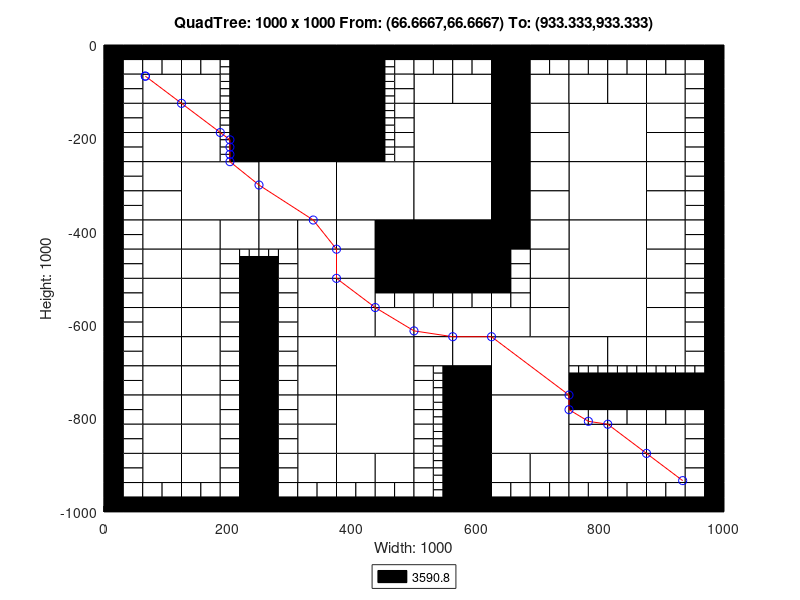

The MATLAB script that drew this image:
axis([0 1000 -1000 0]);
title('QuadTree: 1000 x 1000 From: (66.6667,66.6667) To: (933.333,933.333)');
xlabel('Width: 1000');
ylabel('Height: 1000');
rectangle('Position',[250 -125 125 125], 'FaceColor',[0 0 0]);
rectangle('Position',[250 -250 125 125], 'FaceColor',[0 0 0]);
rectangle('Position',[125 -375 125 125], 'FaceColor',[1 1 1]);
rectangle('Position',[250 -375 125 125], 'FaceColor',[1 1 1]);
rectangle('Position',[375 -375 125 125], 'FaceColor',[1 1 1]);
rectangle('Position',[500 -250 125 125], 'FaceColor',[1 1 1]);
rectangle('Position',[750 -250 125 125], 'FaceColor',[1 1 1]);
rectangle('Position',[500 -375 125 125], 'FaceColor',[1 1 1]);
rectangle('Position',[500 -500 125 125], 'FaceColor',[0 0 0]);
rectangle('Position',[750 -375 125 125], 'FaceColor',[1 1 1]);
rectangle('Position',[750 -500 125 125], 'FaceColor',[1 1 1]);
rectangle('Position',[375 -750 125 125], 'FaceColor',[1 1 1]);
rectangle('Position',[375 -875 125 125], 'FaceColor',[1 1 1]);
rectangle('Position',[625 -750 125 125], 'FaceColor',[1 1 1]);
rectangle('Position',[750 -625 125 125], 'FaceColor',[1 1 1]);
rectangle('Position',[625 -875 125 125], 'FaceColor',[1 1 1]);
rectangle('Position',[62.5 -125 62.5 62.5], 'FaceColor',[1 1 1]);
rectangle('Position',[125 -125 62.5 62.5], 'FaceColor',[1 1 1]);
rectangle('Position',[62.5 -187.5 62.5 62.5], 'FaceColor',[1 1 1]);
rectangle('Position',[62.5 -250 62.5 62.5], 'FaceColor',[1 1 1]);
rectangle('Position',[125 -187.5 62.5 62.5], 'FaceColor',[1 1 1]);
rectangle('Position',[125 -250 62.5 62.5], 'FaceColor',[1 1 1]);
rectangle('Position',[375 -62.5 62.5 62.5], 'FaceColor',[0 0 0]);
rectangle('Position',[375 -125 62.5 62.5], 'FaceColor',[0 0 0]);
rectangle('Position',[375 -187.5 62.5 62.5], 'FaceColor',[0 0 0]);
rectangle('Position',[375 -250 62.5 62.5], 'FaceColor',[0 0 0]);
rectangle('Position',[62.5 -312.5 62.5 62.5], 'FaceColor',[1 1 1]);
rectangle('Position',[62.5 -375 62.5 62.5], 'FaceColor',[1 1 1]);
rectangle('Position',[62.5 -437.5 62.5 62.5], 'FaceColor',[1 1 1]);
rectangle('Position',[62.5 -500 62.5 62.5], 'FaceColor',[1 1 1]);
rectangle('Position',[125 -437.5 62.5 62.5], 'FaceColor',[1 1 1]);
rectangle('Position',[187.5 -437.5 62.5 62.5], 'FaceColor',[1 1 1]);
rectangle('Position',[125 -500 62.5 62.5], 'FaceColor',[1 1 1]);
rectangle('Position',[250 -437.5 62.5 62.5], 'FaceColor',[1 1 1]);
rectangle('Position',[312.5 -437.5 62.5 62.5], 'FaceColor',[1 1 1]);
rectangle('Position',[312.5 -500 62.5 62.5], 'FaceColor',[1 1 1]);
rectangle('Position',[375 -437.5 62.5 62.5], 'FaceColor',[1 1 1]);
rectangle('Position',[437.5 -437.5 62.5 62.5], 'FaceColor',[0 0 0]);
rectangle('Position',[375 -500 62.5 62.5], 'FaceColor',[1 1 1]);
rectangle('Position',[437.5 -500 62.5 62.5], 'FaceColor',[0 0 0]);
rectangle('Position',[500 -125 62.5 62.5], 'FaceColor',[1 1 1]);
rectangle('Position',[562.5 -125 62.5 62.5], 'FaceColor',[1 1 1]);
rectangle('Position',[625 -62.5 62.5 62.5], 'FaceColor',[0 0 0]);
rectangle('Position',[625 -125 62.5 62.5], 'FaceColor',[0 0 0]);
rectangle('Position',[687.5 -125 62.5 62.5], 'FaceColor',[1 1 1]);
rectangle('Position',[625 -187.5 62.5 62.5], 'FaceColor',[0 0 0]);
rectangle('Position',[687.5 -187.5 62.5 62.5], 'FaceColor',[1 1 1]);
rectangle('Position',[625 -250 62.5 62.5], 'FaceColor',[0 0 0]);
rectangle('Position',[687.5 -250 62.5 62.5], 'FaceColor',[1 1 1]);
rectangle('Position',[750 -125 62.5 62.5], 'FaceColor',[1 1 1]);
rectangle('Position',[812.5 -125 62.5 62.5], 'FaceColor',[1 1 1]);
rectangle('Position',[875 -125 62.5 62.5], 'FaceColor',[1 1 1]);
rectangle('Position',[875 -187.5 62.5 62.5], 'FaceColor',[1 1 1]);
rectangle('Position',[875 -250 62.5 62.5], 'FaceColor',[1 1 1]);
rectangle('Position',[625 -312.5 62.5 62.5], 'FaceColor',[0 0 0]);
rectangle('Position',[687.5 -312.5 62.5 62.5], 'FaceColor',[1 1 1]);
rectangle('Position',[625 -375 62.5 62.5], 'FaceColor',[0 0 0]);
rectangle('Position',[687.5 -375 62.5 62.5], 'FaceColor',[1 1 1]);
rectangle('Position',[625 -437.5 62.5 62.5], 'FaceColor',[0 0 0]);
rectangle('Position',[687.5 -437.5 62.5 62.5], 'FaceColor',[1 1 1]);
rectangle('Position',[687.5 -500 62.5 62.5], 'FaceColor',[1 1 1]);
rectangle('Position',[875 -312.5 62.5 62.5], 'FaceColor',[1 1 1]);
rectangle('Position',[875 -375 62.5 62.5], 'FaceColor',[1 1 1]);
rectangle('Position',[875 -437.5 62.5 62.5], 'FaceColor',[1 1 1]);
rectangle('Position',[875 -500 62.5 62.5], 'FaceColor',[1 1 1]);
rectangle('Position',[62.5 -562.5 62.5 62.5], 'FaceColor',[1 1 1]);
rectangle('Position',[62.5 -625 62.5 62.5], 'FaceColor',[1 1 1]);
rectangle('Position',[125 -562.5 62.5 62.5], 'FaceColor',[1 1 1]);
rectangle('Position',[125 -625 62.5 62.5], 'FaceColor',[1 1 1]);
rectangle('Position',[62.5 -687.5 62.5 62.5], 'FaceColor',[1 1 1]);
rectangle('Position',[62.5 -750 62.5 62.5], 'FaceColor',[1 1 1]);
rectangle('Position',[125 -687.5 62.5 62.5], 'FaceColor',[1 1 1]);
rectangle('Position',[125 -750 62.5 62.5], 'FaceColor',[1 1 1]);
rectangle('Position',[312.5 -562.5 62.5 62.5], 'FaceColor',[1 1 1]);
rectangle('Position',[312.5 -625 62.5 62.5], 'FaceColor',[1 1 1]);
rectangle('Position',[375 -562.5 62.5 62.5], 'FaceColor',[1 1 1]);
rectangle('Position',[375 -625 62.5 62.5], 'FaceColor',[1 1 1]);
rectangle('Position',[437.5 -625 62.5 62.5], 'FaceColor',[1 1 1]);
rectangle('Position',[312.5 -687.5 62.5 62.5], 'FaceColor',[1 1 1]);
rectangle('Position',[312.5 -750 62.5 62.5], 'FaceColor',[1 1 1]);
rectangle('Position',[62.5 -812.5 62.5 62.5], 'FaceColor',[1 1 1]);
rectangle('Position',[62.5 -875 62.5 62.5], 'FaceColor',[1 1 1]);
rectangle('Position',[125 -812.5 62.5 62.5], 'FaceColor',[1 1 1]);
rectangle('Position',[125 -875 62.5 62.5], 'FaceColor',[1 1 1]);
rectangle('Position',[62.5 -937.5 62.5 62.5], 'FaceColor',[1 1 1]);
rectangle('Position',[125 -937.5 62.5 62.5], 'FaceColor',[1 1 1]);
rectangle('Position',[312.5 -812.5 62.5 62.5], 'FaceColor',[1 1 1]);
rectangle('Position',[312.5 -875 62.5 62.5], 'FaceColor',[1 1 1]);
rectangle('Position',[312.5 -937.5 62.5 62.5], 'FaceColor',[1 1 1]);
rectangle('Position',[375 -937.5 62.5 62.5], 'FaceColor',[1 1 1]);
rectangle('Position',[437.5 -937.5 62.5 62.5], 'FaceColor',[1 1 1]);
rectangle('Position',[500 -625 62.5 62.5], 'FaceColor',[1 1 1]);
rectangle('Position',[562.5 -625 62.5 62.5], 'FaceColor',[1 1 1]);
rectangle('Position',[687.5 -562.5 62.5 62.5], 'FaceColor',[1 1 1]);
rectangle('Position',[625 -625 62.5 62.5], 'FaceColor',[1 1 1]);
rectangle('Position',[687.5 -625 62.5 62.5], 'FaceColor',[1 1 1]);
rectangle('Position',[500 -687.5 62.5 62.5], 'FaceColor',[1 1 1]);
rectangle('Position',[562.5 -687.5 62.5 62.5], 'FaceColor',[1 1 1]);
rectangle('Position',[562.5 -750 62.5 62.5], 'FaceColor',[0 0 0]);
rectangle('Position',[875 -562.5 62.5 62.5], 'FaceColor',[1 1 1]);
rectangle('Position',[875 -625 62.5 62.5], 'FaceColor',[1 1 1]);
rectangle('Position',[750 -687.5 62.5 62.5], 'FaceColor',[1 1 1]);
rectangle('Position',[812.5 -687.5 62.5 62.5], 'FaceColor',[1 1 1]);
rectangle('Position',[875 -687.5 62.5 62.5], 'FaceColor',[1 1 1]);
rectangle('Position',[562.5 -812.5 62.5 62.5], 'FaceColor',[0 0 0]);
rectangle('Position',[562.5 -875 62.5 62.5], 'FaceColor',[0 0 0]);
rectangle('Position',[562.5 -937.5 62.5 62.5], 'FaceColor',[0 0 0]);
rectangle('Position',[562.5 -1000 62.5 62.5], 'FaceColor',[0 0 0]);
rectangle('Position',[625 -937.5 62.5 62.5], 'FaceColor',[1 1 1]);
rectangle('Position',[687.5 -937.5 62.5 62.5], 'FaceColor',[1 1 1]);
rectangle('Position',[750 -875 62.5 62.5], 'FaceColor',[1 1 1]);
rectangle('Position',[812.5 -875 62.5 62.5], 'FaceColor',[1 1 1]);
rectangle('Position',[875 -875 62.5 62.5], 'FaceColor',[1 1 1]);
rectangle('Position',[750 -937.5 62.5 62.5], 'FaceColor',[1 1 1]);
rectangle('Position',[812.5 -937.5 62.5 62.5], 'FaceColor',[1 1 1]);
rectangle('Position',[875 -937.5 62.5 62.5], 'FaceColor',[1 1 1]);
rectangle('Position',[0 -31.25 31.25 31.25], 'FaceColor',[0 0 0]);
rectangle('Position',[31.25 -31.25 31.25 31.25], 'FaceColor',[0 0 0]);
rectangle('Position',[0 -62.5 31.25 31.25], 'FaceColor',[0 0 0]);
rectangle('Position',[31.25 -62.5 31.25 31.25], 'FaceColor',[1 1 1]);
rectangle('Position',[62.5 -31.25 31.25 31.25], 'FaceColor',[0 0 0]);
rectangle('Position',[93.75 -31.25 31.25 31.25], 'FaceColor',[0 0 0]);
rectangle('Position',[62.5 -62.5 31.25 31.25], 'FaceColor',[1 1 1]);
rectangle('Position',[93.75 -62.5 31.25 31.25], 'FaceColor',[1 1 1]);
rectangle('Position',[0 -93.75 31.25 31.25], 'FaceColor',[0 0 0]);
rectangle('Position',[31.25 -93.75 31.25 31.25], 'FaceColor',[1 1 1]);
rectangle('Position',[0 -125 31.25 31.25], 'FaceColor',[0 0 0]);
rectangle('Position',[31.25 -125 31.25 31.25], 'FaceColor',[1 1 1]);
rectangle('Position',[125 -31.25 31.25 31.25], 'FaceColor',[0 0 0]);
rectangle('Position',[156.25 -31.25 31.25 31.25], 'FaceColor',[0 0 0]);
rectangle('Position',[125 -62.5 31.25 31.25], 'FaceColor',[1 1 1]);
rectangle('Position',[156.25 -62.5 31.25 31.25], 'FaceColor',[1 1 1]);
rectangle('Position',[187.5 -31.25 31.25 31.25], 'FaceColor',[0 0 0]);
rectangle('Position',[218.75 -31.25 31.25 31.25], 'FaceColor',[0 0 0]);
rectangle('Position',[218.75 -62.5 31.25 31.25], 'FaceColor',[0 0 0]);
rectangle('Position',[218.75 -93.75 31.25 31.25], 'FaceColor',[0 0 0]);
rectangle('Position',[218.75 -125 31.25 31.25], 'FaceColor',[0 0 0]);
rectangle('Position',[0 -156.25 31.25 31.25], 'FaceColor',[0 0 0]);
rectangle('Position',[31.25 -156.25 31.25 31.25], 'FaceColor',[1 1 1]);
rectangle('Position',[0 -187.5 31.25 31.25], 'FaceColor',[0 0 0]);
rectangle('Position',[31.25 -187.5 31.25 31.25], 'FaceColor',[1 1 1]);
rectangle('Position',[0 -218.75 31.25 31.25], 'FaceColor',[0 0 0]);
rectangle('Position',[31.25 -218.75 31.25 31.25], 'FaceColor',[1 1 1]);
rectangle('Position',[0 -250 31.25 31.25], 'FaceColor',[0 0 0]);
rectangle('Position',[31.25 -250 31.25 31.25], 'FaceColor',[1 1 1]);
rectangle('Position',[218.75 -156.25 31.25 31.25], 'FaceColor',[0 0 0]);
rectangle('Position',[218.75 -187.5 31.25 31.25], 'FaceColor',[0 0 0]);
rectangle('Position',[218.75 -218.75 31.25 31.25], 'FaceColor',[0 0 0]);
rectangle('Position',[218.75 -250 31.25 31.25], 'FaceColor',[0 0 0]);
rectangle('Position',[437.5 -31.25 31.25 31.25], 'FaceColor',[0 0 0]);
rectangle('Position',[468.75 -31.25 31.25 31.25], 'FaceColor',[0 0 0]);
rectangle('Position',[468.75 -62.5 31.25 31.25], 'FaceColor',[1 1 1]);
rectangle('Position',[468.75 -93.75 31.25 31.25], 'FaceColor',[1 1 1]);
rectangle('Position',[468.75 -125 31.25 31.25], 'FaceColor',[1 1 1]);
rectangle('Position',[468.75 -156.25 31.25 31.25], 'FaceColor',[1 1 1]);
rectangle('Position',[468.75 -187.5 31.25 31.25], 'FaceColor',[1 1 1]);
rectangle('Position',[468.75 -218.75 31.25 31.25], 'FaceColor',[1 1 1]);
rectangle('Position',[468.75 -250 31.25 31.25], 'FaceColor',[1 1 1]);
rectangle('Position',[0 -281.25 31.25 31.25], 'FaceColor',[0 0 0]);
rectangle('Position',[31.25 -281.25 31.25 31.25], 'FaceColor',[1 1 1]);
rectangle('Position',[0 -312.5 31.25 31.25], 'FaceColor',[0 0 0]);
rectangle('Position',[31.25 -312.5 31.25 31.25], 'FaceColor',[1 1 1]);
rectangle('Position',[0 -343.75 31.25 31.25], 'FaceColor',[0 0 0]);
rectangle('Position',[31.25 -343.75 31.25 31.25], 'FaceColor',[1 1 1]);
rectangle('Position',[0 -375 31.25 31.25], 'FaceColor',[0 0 0]);
rectangle('Position',[31.25 -375 31.25 31.25], 'FaceColor',[1 1 1]);
rectangle('Position',[0 -406.25 31.25 31.25], 'FaceColor',[0 0 0]);
rectangle('Position',[31.25 -406.25 31.25 31.25], 'FaceColor',[1 1 1]);
rectangle('Position',[0 -437.5 31.25 31.25], 'FaceColor',[0 0 0]);
rectangle('Position',[31.25 -437.5 31.25 31.25], 'FaceColor',[1 1 1]);
rectangle('Position',[0 -468.75 31.25 31.25], 'FaceColor',[0 0 0]);
rectangle('Position',[31.25 -468.75 31.25 31.25], 'FaceColor',[1 1 1]);
rectangle('Position',[0 -500 31.25 31.25], 'FaceColor',[0 0 0]);
rectangle('Position',[31.25 -500 31.25 31.25], 'FaceColor',[1 1 1]);
rectangle('Position',[187.5 -468.75 31.25 31.25], 'FaceColor',[1 1 1]);
rectangle('Position',[187.5 -500 31.25 31.25], 'FaceColor',[1 1 1]);
rectangle('Position',[218.75 -500 31.25 31.25], 'FaceColor',[0 0 0]);
rectangle('Position',[281.25 -468.75 31.25 31.25], 'FaceColor',[1 1 1]);
rectangle('Position',[250 -500 31.25 31.25], 'FaceColor',[0 0 0]);
rectangle('Position',[281.25 -500 31.25 31.25], 'FaceColor',[1 1 1]);
rectangle('Position',[500 -31.25 31.25 31.25], 'FaceColor',[0 0 0]);
rectangle('Position',[531.25 -31.25 31.25 31.25], 'FaceColor',[0 0 0]);
rectangle('Position',[500 -62.5 31.25 31.25], 'FaceColor',[1 1 1]);
rectangle('Position',[531.25 -62.5 31.25 31.25], 'FaceColor',[1 1 1]);
rectangle('Position',[562.5 -31.25 31.25 31.25], 'FaceColor',[0 0 0]);
rectangle('Position',[593.75 -31.25 31.25 31.25], 'FaceColor',[0 0 0]);
rectangle('Position',[562.5 -62.5 31.25 31.25], 'FaceColor',[1 1 1]);
rectangle('Position',[593.75 -62.5 31.25 31.25], 'FaceColor',[1 1 1]);
rectangle('Position',[687.5 -31.25 31.25 31.25], 'FaceColor',[0 0 0]);
rectangle('Position',[718.75 -31.25 31.25 31.25], 'FaceColor',[0 0 0]);
rectangle('Position',[687.5 -62.5 31.25 31.25], 'FaceColor',[1 1 1]);
rectangle('Position',[718.75 -62.5 31.25 31.25], 'FaceColor',[1 1 1]);
rectangle('Position',[750 -31.25 31.25 31.25], 'FaceColor',[0 0 0]);
rectangle('Position',[781.25 -31.25 31.25 31.25], 'FaceColor',[0 0 0]);
rectangle('Position',[750 -62.5 31.25 31.25], 'FaceColor',[1 1 1]);
rectangle('Position',[781.25 -62.5 31.25 31.25], 'FaceColor',[1 1 1]);
rectangle('Position',[812.5 -31.25 31.25 31.25], 'FaceColor',[0 0 0]);
rectangle('Position',[843.75 -31.25 31.25 31.25], 'FaceColor',[0 0 0]);
rectangle('Position',[812.5 -62.5 31.25 31.25], 'FaceColor',[1 1 1]);
rectangle('Position',[843.75 -62.5 31.25 31.25], 'FaceColor',[1 1 1]);
rectangle('Position',[875 -31.25 31.25 31.25], 'FaceColor',[0 0 0]);
rectangle('Position',[906.25 -31.25 31.25 31.25], 'FaceColor',[0 0 0]);
rectangle('Position',[875 -62.5 31.25 31.25], 'FaceColor',[1 1 1]);
rectangle('Position',[906.25 -62.5 31.25 31.25], 'FaceColor',[1 1 1]);
rectangle('Position',[937.5 -31.25 31.25 31.25], 'FaceColor',[0 0 0]);
rectangle('Position',[968.75 -31.25 31.25 31.25], 'FaceColor',[0 0 0]);
rectangle('Position',[937.5 -62.5 31.25 31.25], 'FaceColor',[1 1 1]);
rectangle('Position',[968.75 -62.5 31.25 31.25], 'FaceColor',[0 0 0]);
rectangle('Position',[937.5 -93.75 31.25 31.25], 'FaceColor',[1 1 1]);
rectangle('Position',[968.75 -93.75 31.25 31.25], 'FaceColor',[0 0 0]);
rectangle('Position',[937.5 -125 31.25 31.25], 'FaceColor',[1 1 1]);
rectangle('Position',[968.75 -125 31.25 31.25], 'FaceColor',[0 0 0]);
rectangle('Position',[937.5 -156.25 31.25 31.25], 'FaceColor',[1 1 1]);
rectangle('Position',[968.75 -156.25 31.25 31.25], 'FaceColor',[0 0 0]);
rectangle('Position',[937.5 -187.5 31.25 31.25], 'FaceColor',[1 1 1]);
rectangle('Position',[968.75 -187.5 31.25 31.25], 'FaceColor',[0 0 0]);
rectangle('Position',[937.5 -218.75 31.25 31.25], 'FaceColor',[1 1 1]);
rectangle('Position',[968.75 -218.75 31.25 31.25], 'FaceColor',[0 0 0]);
rectangle('Position',[937.5 -250 31.25 31.25], 'FaceColor',[1 1 1]);
rectangle('Position',[968.75 -250 31.25 31.25], 'FaceColor',[0 0 0]);
rectangle('Position',[625 -468.75 31.25 31.25], 'FaceColor',[0 0 0]);
rectangle('Position',[656.25 -468.75 31.25 31.25], 'FaceColor',[1 1 1]);
rectangle('Position',[625 -500 31.25 31.25], 'FaceColor',[0 0 0]);
rectangle('Position',[656.25 -500 31.25 31.25], 'FaceColor',[1 1 1]);
rectangle('Position',[937.5 -281.25 31.25 31.25], 'FaceColor',[1 1 1]);
rectangle('Position',[968.75 -281.25 31.25 31.25], 'FaceColor',[0 0 0]);
rectangle('Position',[937.5 -312.5 31.25 31.25], 'FaceColor',[1 1 1]);
rectangle('Position',[968.75 -312.5 31.25 31.25], 'FaceColor',[0 0 0]);
rectangle('Position',[937.5 -343.75 31.25 31.25], 'FaceColor',[1 1 1]);
rectangle('Position',[968.75 -343.75 31.25 31.25], 'FaceColor',[0 0 0]);
rectangle('Position',[937.5 -375 31.25 31.25], 'FaceColor',[1 1 1]);
rectangle('Position',[968.75 -375 31.25 31.25], 'FaceColor',[0 0 0]);
rectangle('Position',[937.5 -406.25 31.25 31.25], 'FaceColor',[1 1 1]);
rectangle('Position',[968.75 -406.25 31.25 31.25], 'FaceColor',[0 0 0]);
rectangle('Position',[937.5 -437.5 31.25 31.25], 'FaceColor',[1 1 1]);
rectangle('Position',[968.75 -437.5 31.25 31.25], 'FaceColor',[0 0 0]);
rectangle('Position',[937.5 -468.75 31.25 31.25], 'FaceColor',[1 1 1]);
rectangle('Position',[968.75 -468.75 31.25 31.25], 'FaceColor',[0 0 0]);
rectangle('Position',[937.5 -500 31.25 31.25], 'FaceColor',[1 1 1]);
rectangle('Position',[968.75 -500 31.25 31.25], 'FaceColor',[0 0 0]);
rectangle('Position',[0 -531.25 31.25 31.25], 'FaceColor',[0 0 0]);
rectangle('Position',[31.25 -531.25 31.25 31.25], 'FaceColor',[1 1 1]);
rectangle('Position',[0 -562.5 31.25 31.25], 'FaceColor',[0 0 0]);
rectangle('Position',[31.25 -562.5 31.25 31.25], 'FaceColor',[1 1 1]);
rectangle('Position',[0 -593.75 31.25 31.25], 'FaceColor',[0 0 0]);
rectangle('Position',[31.25 -593.75 31.25 31.25], 'FaceColor',[1 1 1]);
rectangle('Position',[0 -625 31.25 31.25], 'FaceColor',[0 0 0]);
rectangle('Position',[31.25 -625 31.25 31.25], 'FaceColor',[1 1 1]);
rectangle('Position',[187.5 -531.25 31.25 31.25], 'FaceColor',[1 1 1]);
rectangle('Position',[218.75 -531.25 31.25 31.25], 'FaceColor',[0 0 0]);
rectangle('Position',[187.5 -562.5 31.25 31.25], 'FaceColor',[1 1 1]);
rectangle('Position',[218.75 -562.5 31.25 31.25], 'FaceColor',[0 0 0]);
rectangle('Position',[187.5 -593.75 31.25 31.25], 'FaceColor',[1 1 1]);
rectangle('Position',[218.75 -593.75 31.25 31.25], 'FaceColor',[0 0 0]);
rectangle('Position',[187.5 -625 31.25 31.25], 'FaceColor',[1 1 1]);
rectangle('Position',[218.75 -625 31.25 31.25], 'FaceColor',[0 0 0]);
rectangle('Position',[0 -656.25 31.25 31.25], 'FaceColor',[0 0 0]);
rectangle('Position',[31.25 -656.25 31.25 31.25], 'FaceColor',[1 1 1]);
rectangle('Position',[0 -687.5 31.25 31.25], 'FaceColor',[0 0 0]);
rectangle('Position',[31.25 -687.5 31.25 31.25], 'FaceColor',[1 1 1]);
rectangle('Position',[0 -718.75 31.25 31.25], 'FaceColor',[0 0 0]);
rectangle('Position',[31.25 -718.75 31.25 31.25], 'FaceColor',[1 1 1]);
rectangle('Position',[0 -750 31.25 31.25], 'FaceColor',[0 0 0]);
rectangle('Position',[31.25 -750 31.25 31.25], 'FaceColor',[1 1 1]);
rectangle('Position',[187.5 -656.25 31.25 31.25], 'FaceColor',[1 1 1]);
rectangle('Position',[218.75 -656.25 31.25 31.25], 'FaceColor',[0 0 0]);
rectangle('Position',[187.5 -687.5 31.25 31.25], 'FaceColor',[1 1 1]);
rectangle('Position',[218.75 -687.5 31.25 31.25], 'FaceColor',[0 0 0]);
rectangle('Position',[187.5 -718.75 31.25 31.25], 'FaceColor',[1 1 1]);
rectangle('Position',[218.75 -718.75 31.25 31.25], 'FaceColor',[0 0 0]);
rectangle('Position',[187.5 -750 31.25 31.25], 'FaceColor',[1 1 1]);
rectangle('Position',[218.75 -750 31.25 31.25], 'FaceColor',[0 0 0]);
rectangle('Position',[250 -531.25 31.25 31.25], 'FaceColor',[0 0 0]);
rectangle('Position',[281.25 -531.25 31.25 31.25], 'FaceColor',[1 1 1]);
rectangle('Position',[250 -562.5 31.25 31.25], 'FaceColor',[0 0 0]);
rectangle('Position',[281.25 -562.5 31.25 31.25], 'FaceColor',[1 1 1]);
rectangle('Position',[250 -593.75 31.25 31.25], 'FaceColor',[0 0 0]);
rectangle('Position',[281.25 -593.75 31.25 31.25], 'FaceColor',[1 1 1]);
rectangle('Position',[250 -625 31.25 31.25], 'FaceColor',[0 0 0]);
rectangle('Position',[281.25 -625 31.25 31.25], 'FaceColor',[1 1 1]);
rectangle('Position',[437.5 -531.25 31.25 31.25], 'FaceColor',[0 0 0]);
rectangle('Position',[468.75 -531.25 31.25 31.25], 'FaceColor',[0 0 0]);
rectangle('Position',[437.5 -562.5 31.25 31.25], 'FaceColor',[1 1 1]);
rectangle('Position',[468.75 -562.5 31.25 31.25], 'FaceColor',[1 1 1]);
rectangle('Position',[250 -656.25 31.25 31.25], 'FaceColor',[0 0 0]);
rectangle('Position',[281.25 -656.25 31.25 31.25], 'FaceColor',[1 1 1]);
rectangle('Position',[250 -687.5 31.25 31.25], 'FaceColor',[0 0 0]);
rectangle('Position',[281.25 -687.5 31.25 31.25], 'FaceColor',[1 1 1]);
rectangle('Position',[250 -718.75 31.25 31.25], 'FaceColor',[0 0 0]);
rectangle('Position',[281.25 -718.75 31.25 31.25], 'FaceColor',[1 1 1]);
rectangle('Position',[250 -750 31.25 31.25], 'FaceColor',[0 0 0]);
rectangle('Position',[281.25 -750 31.25 31.25], 'FaceColor',[1 1 1]);
rectangle('Position',[0 -781.25 31.25 31.25], 'FaceColor',[0 0 0]);
rectangle('Position',[31.25 -781.25 31.25 31.25], 'FaceColor',[1 1 1]);
rectangle('Position',[0 -812.5 31.25 31.25], 'FaceColor',[0 0 0]);
rectangle('Position',[31.25 -812.5 31.25 31.25], 'FaceColor',[1 1 1]);
rectangle('Position',[0 -843.75 31.25 31.25], 'FaceColor',[0 0 0]);
rectangle('Position',[31.25 -843.75 31.25 31.25], 'FaceColor',[1 1 1]);
rectangle('Position',[0 -875 31.25 31.25], 'FaceColor',[0 0 0]);
rectangle('Position',[31.25 -875 31.25 31.25], 'FaceColor',[1 1 1]);
rectangle('Position',[187.5 -781.25 31.25 31.25], 'FaceColor',[1 1 1]);
rectangle('Position',[218.75 -781.25 31.25 31.25], 'FaceColor',[0 0 0]);
rectangle('Position',[187.5 -812.5 31.25 31.25], 'FaceColor',[1 1 1]);
rectangle('Position',[218.75 -812.5 31.25 31.25], 'FaceColor',[0 0 0]);
rectangle('Position',[187.5 -843.75 31.25 31.25], 'FaceColor',[1 1 1]);
rectangle('Position',[218.75 -843.75 31.25 31.25], 'FaceColor',[0 0 0]);
rectangle('Position',[187.5 -875 31.25 31.25], 'FaceColor',[1 1 1]);
rectangle('Position',[218.75 -875 31.25 31.25], 'FaceColor',[0 0 0]);
rectangle('Position',[0 -906.25 31.25 31.25], 'FaceColor',[0 0 0]);
rectangle('Position',[31.25 -906.25 31.25 31.25], 'FaceColor',[1 1 1]);
rectangle('Position',[0 -937.5 31.25 31.25], 'FaceColor',[0 0 0]);
rectangle('Position',[31.25 -937.5 31.25 31.25], 'FaceColor',[1 1 1]);
rectangle('Position',[0 -968.75 31.25 31.25], 'FaceColor',[0 0 0]);
rectangle('Position',[31.25 -968.75 31.25 31.25], 'FaceColor',[1 1 1]);
rectangle('Position',[0 -1000 31.25 31.25], 'FaceColor',[0 0 0]);
rectangle('Position',[31.25 -1000 31.25 31.25], 'FaceColor',[0 0 0]);
rectangle('Position',[62.5 -968.75 31.25 31.25], 'FaceColor',[1 1 1]);
rectangle('Position',[93.75 -968.75 31.25 31.25], 'FaceColor',[1 1 1]);
rectangle('Position',[62.5 -1000 31.25 31.25], 'FaceColor',[0 0 0]);
rectangle('Position',[93.75 -1000 31.25 31.25], 'FaceColor',[0 0 0]);
rectangle('Position',[187.5 -906.25 31.25 31.25], 'FaceColor',[1 1 1]);
rectangle('Position',[218.75 -906.25 31.25 31.25], 'FaceColor',[0 0 0]);
rectangle('Position',[187.5 -937.5 31.25 31.25], 'FaceColor',[1 1 1]);
rectangle('Position',[218.75 -937.5 31.25 31.25], 'FaceColor',[0 0 0]);
rectangle('Position',[125 -968.75 31.25 31.25], 'FaceColor',[1 1 1]);
rectangle('Position',[156.25 -968.75 31.25 31.25], 'FaceColor',[1 1 1]);
rectangle('Position',[125 -1000 31.25 31.25], 'FaceColor',[0 0 0]);
rectangle('Position',[156.25 -1000 31.25 31.25], 'FaceColor',[0 0 0]);
rectangle('Position',[187.5 -968.75 31.25 31.25], 'FaceColor',[1 1 1]);
rectangle('Position',[218.75 -968.75 31.25 31.25], 'FaceColor',[0 0 0]);
rectangle('Position',[187.5 -1000 31.25 31.25], 'FaceColor',[0 0 0]);
rectangle('Position',[218.75 -1000 31.25 31.25], 'FaceColor',[0 0 0]);
rectangle('Position',[250 -781.25 31.25 31.25], 'FaceColor',[0 0 0]);
rectangle('Position',[281.25 -781.25 31.25 31.25], 'FaceColor',[1 1 1]);
rectangle('Position',[250 -812.5 31.25 31.25], 'FaceColor',[0 0 0]);
rectangle('Position',[281.25 -812.5 31.25 31.25], 'FaceColor',[1 1 1]);
rectangle('Position',[250 -843.75 31.25 31.25], 'FaceColor',[0 0 0]);
rectangle('Position',[281.25 -843.75 31.25 31.25], 'FaceColor',[1 1 1]);
rectangle('Position',[250 -875 31.25 31.25], 'FaceColor',[0 0 0]);
rectangle('Position',[281.25 -875 31.25 31.25], 'FaceColor',[1 1 1]);
rectangle('Position',[250 -906.25 31.25 31.25], 'FaceColor',[0 0 0]);
rectangle('Position',[281.25 -906.25 31.25 31.25], 'FaceColor',[1 1 1]);
rectangle('Position',[250 -937.5 31.25 31.25], 'FaceColor',[0 0 0]);
rectangle('Position',[281.25 -937.5 31.25 31.25], 'FaceColor',[1 1 1]);
rectangle('Position',[250 -968.75 31.25 31.25], 'FaceColor',[0 0 0]);
rectangle('Position',[281.25 -968.75 31.25 31.25], 'FaceColor',[1 1 1]);
rectangle('Position',[250 -1000 31.25 31.25], 'FaceColor',[0 0 0]);
rectangle('Position',[281.25 -1000 31.25 31.25], 'FaceColor',[0 0 0]);
rectangle('Position',[312.5 -968.75 31.25 31.25], 'FaceColor',[1 1 1]);
rectangle('Position',[343.75 -968.75 31.25 31.25], 'FaceColor',[1 1 1]);
rectangle('Position',[312.5 -1000 31.25 31.25], 'FaceColor',[0 0 0]);
rectangle('Position',[343.75 -1000 31.25 31.25], 'FaceColor',[0 0 0]);
rectangle('Position',[375 -968.75 31.25 31.25], 'FaceColor',[1 1 1]);
rectangle('Position',[406.25 -968.75 31.25 31.25], 'FaceColor',[1 1 1]);
rectangle('Position',[375 -1000 31.25 31.25], 'FaceColor',[0 0 0]);
rectangle('Position',[406.25 -1000 31.25 31.25], 'FaceColor',[0 0 0]);
rectangle('Position',[437.5 -968.75 31.25 31.25], 'FaceColor',[1 1 1]);
rectangle('Position',[468.75 -968.75 31.25 31.25], 'FaceColor',[1 1 1]);
rectangle('Position',[437.5 -1000 31.25 31.25], 'FaceColor',[0 0 0]);
rectangle('Position',[468.75 -1000 31.25 31.25], 'FaceColor',[0 0 0]);
rectangle('Position',[500 -531.25 31.25 31.25], 'FaceColor',[0 0 0]);
rectangle('Position',[531.25 -531.25 31.25 31.25], 'FaceColor',[0 0 0]);
rectangle('Position',[500 -562.5 31.25 31.25], 'FaceColor',[1 1 1]);
rectangle('Position',[531.25 -562.5 31.25 31.25], 'FaceColor',[1 1 1]);
rectangle('Position',[562.5 -531.25 31.25 31.25], 'FaceColor',[0 0 0]);
rectangle('Position',[593.75 -531.25 31.25 31.25], 'FaceColor',[0 0 0]);
rectangle('Position',[562.5 -562.5 31.25 31.25], 'FaceColor',[1 1 1]);
rectangle('Position',[593.75 -562.5 31.25 31.25], 'FaceColor',[1 1 1]);
rectangle('Position',[625 -531.25 31.25 31.25], 'FaceColor',[0 0 0]);
rectangle('Position',[656.25 -531.25 31.25 31.25], 'FaceColor',[1 1 1]);
rectangle('Position',[625 -562.5 31.25 31.25], 'FaceColor',[1 1 1]);
rectangle('Position',[656.25 -562.5 31.25 31.25], 'FaceColor',[1 1 1]);
rectangle('Position',[500 -718.75 31.25 31.25], 'FaceColor',[1 1 1]);
rectangle('Position',[500 -750 31.25 31.25], 'FaceColor',[1 1 1]);
rectangle('Position',[937.5 -531.25 31.25 31.25], 'FaceColor',[1 1 1]);
rectangle('Position',[968.75 -531.25 31.25 31.25], 'FaceColor',[0 0 0]);
rectangle('Position',[937.5 -562.5 31.25 31.25], 'FaceColor',[1 1 1]);
rectangle('Position',[968.75 -562.5 31.25 31.25], 'FaceColor',[0 0 0]);
rectangle('Position',[937.5 -593.75 31.25 31.25], 'FaceColor',[1 1 1]);
rectangle('Position',[968.75 -593.75 31.25 31.25], 'FaceColor',[0 0 0]);
rectangle('Position',[937.5 -625 31.25 31.25], 'FaceColor',[1 1 1]);
rectangle('Position',[968.75 -625 31.25 31.25], 'FaceColor',[0 0 0]);
rectangle('Position',[750 -750 31.25 31.25], 'FaceColor',[0 0 0]);
rectangle('Position',[781.25 -750 31.25 31.25], 'FaceColor',[0 0 0]);
rectangle('Position',[812.5 -750 31.25 31.25], 'FaceColor',[0 0 0]);
rectangle('Position',[843.75 -750 31.25 31.25], 'FaceColor',[0 0 0]);
rectangle('Position',[937.5 -656.25 31.25 31.25], 'FaceColor',[1 1 1]);
rectangle('Position',[968.75 -656.25 31.25 31.25], 'FaceColor',[0 0 0]);
rectangle('Position',[937.5 -687.5 31.25 31.25], 'FaceColor',[1 1 1]);
rectangle('Position',[968.75 -687.5 31.25 31.25], 'FaceColor',[0 0 0]);
rectangle('Position',[875 -750 31.25 31.25], 'FaceColor',[0 0 0]);
rectangle('Position',[906.25 -750 31.25 31.25], 'FaceColor',[0 0 0]);
rectangle('Position',[968.75 -718.75 31.25 31.25], 'FaceColor',[0 0 0]);
rectangle('Position',[937.5 -750 31.25 31.25], 'FaceColor',[0 0 0]);
rectangle('Position',[968.75 -750 31.25 31.25], 'FaceColor',[0 0 0]);
rectangle('Position',[500 -781.25 31.25 31.25], 'FaceColor',[1 1 1]);
rectangle('Position',[500 -812.5 31.25 31.25], 'FaceColor',[1 1 1]);
rectangle('Position',[500 -843.75 31.25 31.25], 'FaceColor',[1 1 1]);
rectangle('Position',[500 -875 31.25 31.25], 'FaceColor',[1 1 1]);
rectangle('Position',[500 -906.25 31.25 31.25], 'FaceColor',[1 1 1]);
rectangle('Position',[500 -937.5 31.25 31.25], 'FaceColor',[1 1 1]);
rectangle('Position',[500 -968.75 31.25 31.25], 'FaceColor',[1 1 1]);
rectangle('Position',[500 -1000 31.25 31.25], 'FaceColor',[0 0 0]);
rectangle('Position',[531.25 -1000 31.25 31.25], 'FaceColor',[0 0 0]);
rectangle('Position',[625 -968.75 31.25 31.25], 'FaceColor',[1 1 1]);
rectangle('Position',[656.25 -968.75 31.25 31.25], 'FaceColor',[1 1 1]);
rectangle('Position',[625 -1000 31.25 31.25], 'FaceColor',[0 0 0]);
rectangle('Position',[656.25 -1000 31.25 31.25], 'FaceColor',[0 0 0]);
rectangle('Position',[687.5 -968.75 31.25 31.25], 'FaceColor',[1 1 1]);
rectangle('Position',[718.75 -968.75 31.25 31.25], 'FaceColor',[1 1 1]);
rectangle('Position',[687.5 -1000 31.25 31.25], 'FaceColor',[0 0 0]);
rectangle('Position',[718.75 -1000 31.25 31.25], 'FaceColor',[0 0 0]);
rectangle('Position',[750 -781.25 31.25 31.25], 'FaceColor',[0 0 0]);
rectangle('Position',[781.25 -781.25 31.25 31.25], 'FaceColor',[0 0 0]);
rectangle('Position',[750 -812.5 31.25 31.25], 'FaceColor',[1 1 1]);
rectangle('Position',[781.25 -812.5 31.25 31.25], 'FaceColor',[1 1 1]);
rectangle('Position',[812.5 -781.25 31.25 31.25], 'FaceColor',[0 0 0]);
rectangle('Position',[843.75 -781.25 31.25 31.25], 'FaceColor',[0 0 0]);
rectangle('Position',[812.5 -812.5 31.25 31.25], 'FaceColor',[1 1 1]);
rectangle('Position',[843.75 -812.5 31.25 31.25], 'FaceColor',[1 1 1]);
rectangle('Position',[875 -781.25 31.25 31.25], 'FaceColor',[0 0 0]);
rectangle('Position',[906.25 -781.25 31.25 31.25], 'FaceColor',[0 0 0]);
rectangle('Position',[875 -812.5 31.25 31.25], 'FaceColor',[1 1 1]);
rectangle('Position',[906.25 -812.5 31.25 31.25], 'FaceColor',[1 1 1]);
rectangle('Position',[937.5 -781.25 31.25 31.25], 'FaceColor',[0 0 0]);
rectangle('Position',[968.75 -781.25 31.25 31.25], 'FaceColor',[0 0 0]);
rectangle('Position',[937.5 -812.5 31.25 31.25], 'FaceColor',[1 1 1]);
rectangle('Position',[968.75 -812.5 31.25 31.25], 'FaceColor',[0 0 0]);
rectangle('Position',[937.5 -843.75 31.25 31.25], 'FaceColor',[1 1 1]);
rectangle('Position',[968.75 -843.75 31.25 31.25], 'FaceColor',[0 0 0]);
rectangle('Position',[937.5 -875 31.25 31.25], 'FaceColor',[1 1 1]);
rectangle('Position',[968.75 -875 31.25 31.25], 'FaceColor',[0 0 0]);
rectangle('Position',[750 -968.75 31.25 31.25], 'FaceColor',[1 1 1]);
rectangle('Position',[781.25 -968.75 31.25 31.25], 'FaceColor',[1 1 1]);
rectangle('Position',[750 -1000 31.25 31.25], 'FaceColor',[0 0 0]);
rectangle('Position',[781.25 -1000 31.25 31.25], 'FaceColor',[0 0 0]);
rectangle('Position',[812.5 -968.75 31.25 31.25], 'FaceColor',[1 1 1]);
rectangle('Position',[843.75 -968.75 31.25 31.25], 'FaceColor',[1 1 1]);
rectangle('Position',[812.5 -1000 31.25 31.25], 'FaceColor',[0 0 0]);
rectangle('Position',[843.75 -1000 31.25 31.25], 'FaceColor',[0 0 0]);
rectangle('Position',[937.5 -906.25 31.25 31.25], 'FaceColor',[1 1 1]);
rectangle('Position',[968.75 -906.25 31.25 31.25], 'FaceColor',[0 0 0]);
rectangle('Position',[937.5 -937.5 31.25 31.25], 'FaceColor',[1 1 1]);
rectangle('Position',[968.75 -937.5 31.25 31.25], 'FaceColor',[0 0 0]);
rectangle('Position',[875 -968.75 31.25 31.25], 'FaceColor',[1 1 1]);
rectangle('Position',[906.25 -968.75 31.25 31.25], 'FaceColor',[1 1 1]);
rectangle('Position',[875 -1000 31.25 31.25], 'FaceColor',[0 0 0]);
rectangle('Position',[906.25 -1000 31.25 31.25], 'FaceColor',[0 0 0]);
rectangle('Position',[937.5 -968.75 31.25 31.25], 'FaceColor',[1 1 1]);
rectangle('Position',[968.75 -968.75 31.25 31.25], 'FaceColor',[0 0 0]);
rectangle('Position',[937.5 -1000 31.25 31.25], 'FaceColor',[0 0 0]);
rectangle('Position',[968.75 -1000 31.25 31.25], 'FaceColor',[0 0 0]);
rectangle('Position',[187.5 -46.875 15.625 15.625], 'FaceColor',[1 1 1]);
rectangle('Position',[203.125 -46.875 15.625 15.625], 'FaceColor',[0 0 0]);
rectangle('Position',[187.5 -62.5 15.625 15.625], 'FaceColor',[1 1 1]);
rectangle('Position',[203.125 -62.5 15.625 15.625], 'FaceColor',[0 0 0]);
rectangle('Position',[187.5 -78.125 15.625 15.625], 'FaceColor',[1 1 1]);
rectangle('Position',[203.125 -78.125 15.625 15.625], 'FaceColor',[0 0 0]);
rectangle('Position',[187.5 -93.75 15.625 15.625], 'FaceColor',[1 1 1]);
rectangle('Position',[203.125 -93.75 15.625 15.625], 'FaceColor',[0 0 0]);
rectangle('Position',[187.5 -109.375 15.625 15.625], 'FaceColor',[1 1 1]);
rectangle('Position',[203.125 -109.375 15.625 15.625], 'FaceColor',[0 0 0]);
rectangle('Position',[187.5 -125 15.625 15.625], 'FaceColor',[1 1 1]);
rectangle('Position',[203.125 -125 15.625 15.625], 'FaceColor',[0 0 0]);
rectangle('Position',[187.5 -140.625 15.625 15.625], 'FaceColor',[1 1 1]);
rectangle('Position',[203.125 -140.625 15.625 15.625], 'FaceColor',[0 0 0]);
rectangle('Position',[187.5 -156.25 15.625 15.625], 'FaceColor',[1 1 1]);
rectangle('Position',[203.125 -156.25 15.625 15.625], 'FaceColor',[0 0 0]);
rectangle('Position',[187.5 -171.875 15.625 15.625], 'FaceColor',[1 1 1]);
rectangle('Position',[203.125 -171.875 15.625 15.625], 'FaceColor',[0 0 0]);
rectangle('Position',[187.5 -187.5 15.625 15.625], 'FaceColor',[1 1 1]);
rectangle('Position',[203.125 -187.5 15.625 15.625], 'FaceColor',[0 0 0]);
rectangle('Position',[187.5 -203.125 15.625 15.625], 'FaceColor',[1 1 1]);
rectangle('Position',[203.125 -203.125 15.625 15.625], 'FaceColor',[0 0 0]);
rectangle('Position',[187.5 -218.75 15.625 15.625], 'FaceColor',[1 1 1]);
rectangle('Position',[203.125 -218.75 15.625 15.625], 'FaceColor',[0 0 0]);
rectangle('Position',[187.5 -234.375 15.625 15.625], 'FaceColor',[1 1 1]);
rectangle('Position',[203.125 -234.375 15.625 15.625], 'FaceColor',[0 0 0]);
rectangle('Position',[187.5 -250 15.625 15.625], 'FaceColor',[1 1 1]);
rectangle('Position',[203.125 -250 15.625 15.625], 'FaceColor',[0 0 0]);
rectangle('Position',[437.5 -46.875 15.625 15.625], 'FaceColor',[0 0 0]);
rectangle('Position',[453.125 -46.875 15.625 15.625], 'FaceColor',[1 1 1]);
rectangle('Position',[437.5 -62.5 15.625 15.625], 'FaceColor',[0 0 0]);
rectangle('Position',[453.125 -62.5 15.625 15.625], 'FaceColor',[1 1 1]);
rectangle('Position',[437.5 -78.125 15.625 15.625], 'FaceColor',[0 0 0]);
rectangle('Position',[453.125 -78.125 15.625 15.625], 'FaceColor',[1 1 1]);
rectangle('Position',[437.5 -93.75 15.625 15.625], 'FaceColor',[0 0 0]);
rectangle('Position',[453.125 -93.75 15.625 15.625], 'FaceColor',[1 1 1]);
rectangle('Position',[437.5 -109.375 15.625 15.625], 'FaceColor',[0 0 0]);
rectangle('Position',[453.125 -109.375 15.625 15.625], 'FaceColor',[1 1 1]);
rectangle('Position',[437.5 -125 15.625 15.625], 'FaceColor',[0 0 0]);
rectangle('Position',[453.125 -125 15.625 15.625], 'FaceColor',[1 1 1]);
rectangle('Position',[437.5 -140.625 15.625 15.625], 'FaceColor',[0 0 0]);
rectangle('Position',[453.125 -140.625 15.625 15.625], 'FaceColor',[1 1 1]);
rectangle('Position',[437.5 -156.25 15.625 15.625], 'FaceColor',[0 0 0]);
rectangle('Position',[453.125 -156.25 15.625 15.625], 'FaceColor',[1 1 1]);
rectangle('Position',[437.5 -171.875 15.625 15.625], 'FaceColor',[0 0 0]);
rectangle('Position',[453.125 -171.875 15.625 15.625], 'FaceColor',[1 1 1]);
rectangle('Position',[437.5 -187.5 15.625 15.625], 'FaceColor',[0 0 0]);
rectangle('Position',[453.125 -187.5 15.625 15.625], 'FaceColor',[1 1 1]);
rectangle('Position',[437.5 -203.125 15.625 15.625], 'FaceColor',[0 0 0]);
rectangle('Position',[453.125 -203.125 15.625 15.625], 'FaceColor',[1 1 1]);
rectangle('Position',[437.5 -218.75 15.625 15.625], 'FaceColor',[0 0 0]);
rectangle('Position',[453.125 -218.75 15.625 15.625], 'FaceColor',[1 1 1]);
rectangle('Position',[437.5 -234.375 15.625 15.625], 'FaceColor',[0 0 0]);
rectangle('Position',[453.125 -234.375 15.625 15.625], 'FaceColor',[1 1 1]);
rectangle('Position',[437.5 -250 15.625 15.625], 'FaceColor',[0 0 0]);
rectangle('Position',[453.125 -250 15.625 15.625], 'FaceColor',[1 1 1]);
rectangle('Position',[218.75 -453.125 15.625 15.625], 'FaceColor',[1 1 1]);
rectangle('Position',[234.375 -453.125 15.625 15.625], 'FaceColor',[1 1 1]);
rectangle('Position',[218.75 -468.75 15.625 15.625], 'FaceColor',[0 0 0]);
rectangle('Position',[234.375 -468.75 15.625 15.625], 'FaceColor',[0 0 0]);
rectangle('Position',[250 -453.125 15.625 15.625], 'FaceColor',[1 1 1]);
rectangle('Position',[265.625 -453.125 15.625 15.625], 'FaceColor',[1 1 1]);
rectangle('Position',[250 -468.75 15.625 15.625], 'FaceColor',[0 0 0]);
rectangle('Position',[265.625 -468.75 15.625 15.625], 'FaceColor',[0 0 0]);
rectangle('Position',[531.25 -703.125 15.625 15.625], 'FaceColor',[1 1 1]);
rectangle('Position',[546.875 -703.125 15.625 15.625], 'FaceColor',[0 0 0]);
rectangle('Position',[531.25 -718.75 15.625 15.625], 'FaceColor',[1 1 1]);
rectangle('Position',[546.875 -718.75 15.625 15.625], 'FaceColor',[0 0 0]);
rectangle('Position',[531.25 -734.375 15.625 15.625], 'FaceColor',[1 1 1]);
rectangle('Position',[546.875 -734.375 15.625 15.625], 'FaceColor',[0 0 0]);
rectangle('Position',[531.25 -750 15.625 15.625], 'FaceColor',[1 1 1]);
rectangle('Position',[546.875 -750 15.625 15.625], 'FaceColor',[0 0 0]);
rectangle('Position',[750 -703.125 15.625 15.625], 'FaceColor',[1 1 1]);
rectangle('Position',[765.625 -703.125 15.625 15.625], 'FaceColor',[1 1 1]);
rectangle('Position',[750 -718.75 15.625 15.625], 'FaceColor',[0 0 0]);
rectangle('Position',[765.625 -718.75 15.625 15.625], 'FaceColor',[0 0 0]);
rectangle('Position',[781.25 -703.125 15.625 15.625], 'FaceColor',[1 1 1]);
rectangle('Position',[796.875 -703.125 15.625 15.625], 'FaceColor',[1 1 1]);
rectangle('Position',[781.25 -718.75 15.625 15.625], 'FaceColor',[0 0 0]);
rectangle('Position',[796.875 -718.75 15.625 15.625], 'FaceColor',[0 0 0]);
rectangle('Position',[812.5 -703.125 15.625 15.625], 'FaceColor',[1 1 1]);
rectangle('Position',[828.125 -703.125 15.625 15.625], 'FaceColor',[1 1 1]);
rectangle('Position',[812.5 -718.75 15.625 15.625], 'FaceColor',[0 0 0]);
rectangle('Position',[828.125 -718.75 15.625 15.625], 'FaceColor',[0 0 0]);
rectangle('Position',[843.75 -703.125 15.625 15.625], 'FaceColor',[1 1 1]);
rectangle('Position',[859.375 -703.125 15.625 15.625], 'FaceColor',[1 1 1]);
rectangle('Position',[843.75 -718.75 15.625 15.625], 'FaceColor',[0 0 0]);
rectangle('Position',[859.375 -718.75 15.625 15.625], 'FaceColor',[0 0 0]);
rectangle('Position',[875 -703.125 15.625 15.625], 'FaceColor',[1 1 1]);
rectangle('Position',[890.625 -703.125 15.625 15.625], 'FaceColor',[1 1 1]);
rectangle('Position',[875 -718.75 15.625 15.625], 'FaceColor',[0 0 0]);
rectangle('Position',[890.625 -718.75 15.625 15.625], 'FaceColor',[0 0 0]);
rectangle('Position',[906.25 -703.125 15.625 15.625], 'FaceColor',[1 1 1]);
rectangle('Position',[921.875 -703.125 15.625 15.625], 'FaceColor',[1 1 1]);
rectangle('Position',[906.25 -718.75 15.625 15.625], 'FaceColor',[0 0 0]);
rectangle('Position',[921.875 -718.75 15.625 15.625], 'FaceColor',[0 0 0]);
rectangle('Position',[937.5 -703.125 15.625 15.625], 'FaceColor',[1 1 1]);
rectangle('Position',[953.125 -703.125 15.625 15.625], 'FaceColor',[1 1 1]);
rectangle('Position',[937.5 -718.75 15.625 15.625], 'FaceColor',[0 0 0]);
rectangle('Position',[953.125 -718.75 15.625 15.625], 'FaceColor',[0 0 0]);
rectangle('Position',[531.25 -765.625 15.625 15.625], 'FaceColor',[1 1 1]);
rectangle('Position',[546.875 -765.625 15.625 15.625], 'FaceColor',[0 0 0]);
rectangle('Position',[531.25 -781.25 15.625 15.625], 'FaceColor',[1 1 1]);
rectangle('Position',[546.875 -781.25 15.625 15.625], 'FaceColor',[0 0 0]);
rectangle('Position',[531.25 -796.875 15.625 15.625], 'FaceColor',[1 1 1]);
rectangle('Position',[546.875 -796.875 15.625 15.625], 'FaceColor',[0 0 0]);
rectangle('Position',[531.25 -812.5 15.625 15.625], 'FaceColor',[1 1 1]);
rectangle('Position',[546.875 -812.5 15.625 15.625], 'FaceColor',[0 0 0]);
rectangle('Position',[531.25 -828.125 15.625 15.625], 'FaceColor',[1 1 1]);
rectangle('Position',[546.875 -828.125 15.625 15.625], 'FaceColor',[0 0 0]);
rectangle('Position',[531.25 -843.75 15.625 15.625], 'FaceColor',[1 1 1]);
rectangle('Position',[546.875 -843.75 15.625 15.625], 'FaceColor',[0 0 0]);
rectangle('Position',[531.25 -859.375 15.625 15.625], 'FaceColor',[1 1 1]);
rectangle('Position',[546.875 -859.375 15.625 15.625], 'FaceColor',[0 0 0]);
rectangle('Position',[531.25 -875 15.625 15.625], 'FaceColor',[1 1 1]);
rectangle('Position',[546.875 -875 15.625 15.625], 'FaceColor',[0 0 0]);
rectangle('Position',[531.25 -890.625 15.625 15.625], 'FaceColor',[1 1 1]);
rectangle('Position',[546.875 -890.625 15.625 15.625], 'FaceColor',[0 0 0]);
rectangle('Position',[531.25 -906.25 15.625 15.625], 'FaceColor',[1 1 1]);
rectangle('Position',[546.875 -906.25 15.625 15.625], 'FaceColor',[0 0 0]);
rectangle('Position',[531.25 -921.875 15.625 15.625], 'FaceColor',[1 1 1]);
rectangle('Position',[546.875 -921.875 15.625 15.625], 'FaceColor',[0 0 0]);
rectangle('Position',[531.25 -937.5 15.625 15.625], 'FaceColor',[1 1 1]);
rectangle('Position',[546.875 -937.5 15.625 15.625], 'FaceColor',[0 0 0]);
rectangle('Position',[531.25 -953.125 15.625 15.625], 'FaceColor',[1 1 1]);
rectangle('Position',[546.875 -953.125 15.625 15.625], 'FaceColor',[0 0 0]);
rectangle('Position',[531.25 -968.75 15.625 15.625], 'FaceColor',[1 1 1]);
rectangle('Position',[546.875 -968.75 15.625 15.625], 'FaceColor',[0 0 0]);
X=[933.333,875,812.5,781.25,750,750,625,562.5,500,437.5,375,375,337.5,250,203.125,203.125,203.125,203.125,187.5,125,66.6667,66.6667];
Y=[-933.333,-875,-812.5,-806.25,-781.25,-750,-625,-625,-612.5,-562.5,-500,-437.5,-375,-300,-250,-234.375,-218.75,-203.125,-187.5,-125,-66.6667,-66.6667];
hold on;
plot(X,Y,'r');
plot(X,Y,'bo');
legend('3590.8','Location','southoutside');
